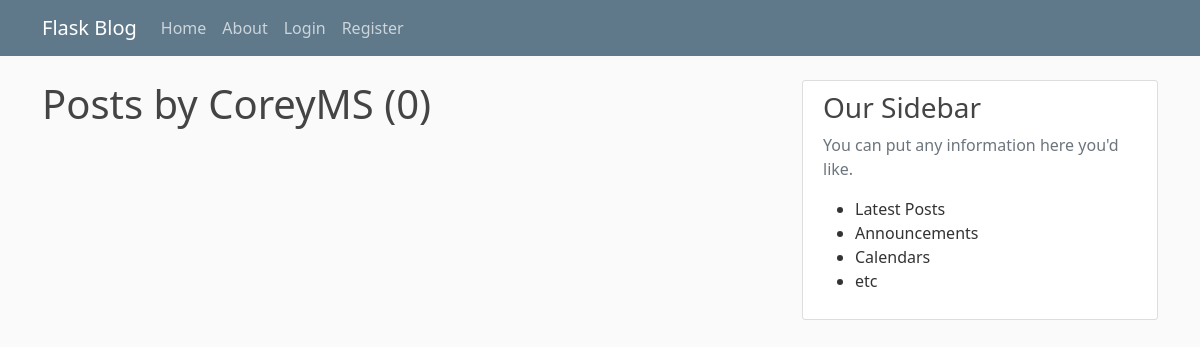
The page /user/CoreyMS on the database as committed earlier.
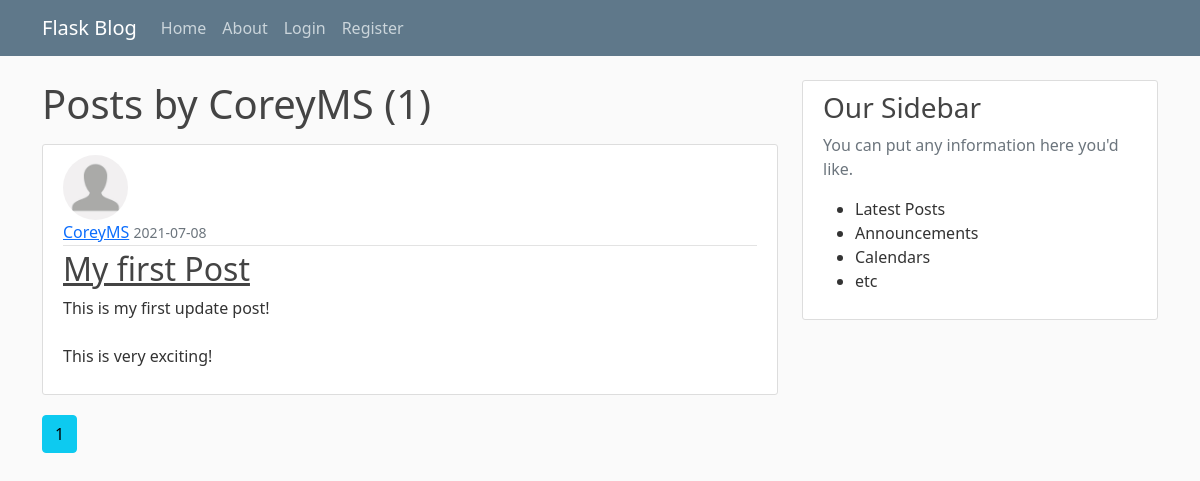
The same page on the database as committed later.
### flaskblog/models.py (models this page shows, shortened)
class Post(db.Model):
    id = db.Column(db.Integer, primary_key=True)
    title = db.Column(db.String(100), nullable=False)
    date_posted = db.Column(db.DateTime, nullable=False, default=datetime.utcnow)
    content = db.Column(db.Text, nullable=False)
    user_id = db.Column(db.Integer, db.ForeignKey('user.id'), nullable=False)

class User(db.Model, UserMixin):
    id = db.Column(db.Integer, primary_key=True)
    username = db.Column(db.String(20), unique=True, nullable=False)
    email = db.Column(db.String(120), unique=True, nullable=False)
    image_file = db.Column(db.String(20), nullable=False, default='default.jpg')
    password = db.Column(db.String(60), nullable=False)
    posts = db.relationship('Post', backref='author', lazy=True)

### flaskblog/routes.py (the view)
@app.route("/user/<string:username>")
def user_posts(username):
    page = request.args.get('page', 1, type=int)
    user = User.query.filter_by(username=username).first_or_404()
    posts = Post.query.filter_by(author=user)\
        .order_by(Post.date_posted.desc())\
        .paginate(page=page, per_page=5)
    return render_template('user_posts.html', posts=posts, user=user)

### flaskblog/templates/user_posts.html
{% extends "layout.html" %}
{% block content %}
    <h1 class="mb-3">Posts by {{ user.username }} ({{ posts.total }})</h1>
    {% for post in posts.items %}
    <article class="media content-section">
        <img class="rounded-circle article-img" src="{{ url_for('static', filename='profile_pics/' + post.author.image_file) }}">
        <div class="media-body">
            <div class="article-metadata">
                <a class="mr-2" href="{{ url_for('user_posts', username=post.author.username) }}">{{ post.author.username }}</a>
                <small class="text-muted">{{ post.date_posted.strftime('%Y-%m-%d') }}</small>
            </div>
            <h2><a class="article-title" href="{{ url_for('post', post_id=post.id) }}">{{ post.title }}</a></h2>
            <p class="article-content">{{ post.content }}</p>
        </div>
    </article>
    {% endfor %}
    {% for page_num in posts.iter_pages(left_edge=1, right_edge=1, left_current=1, right_current=2) %}
    {% if page_num %}
        {% if posts.page == page_num %}
            <a class="btn btn-info mb-4" href="{{ url_for('user_posts', username=user.username, page=page_num) }}">{{ page_num }}</a>
        {% else %}
            <a class="btn btn-outline-info mb-4" href="{{ url_for('user_posts', username=user.username, page=page_num) }}">{{ page_num }}</a>
        {% endif %}
    {% else %}
        ...
    {% endif %}
    {% endfor %}
{% endblock content %}

Rows that differ between the two databases and show on the page:
added Post: image_file (placeholder picture), author.username "CoreyMS", date_posted "2021-07-08", title "My first Post", content "This is my first update post! This is very exciting!"
Other text that changed with them:
{{ posts.total }}: "0" → "1"
new list line: "1"
